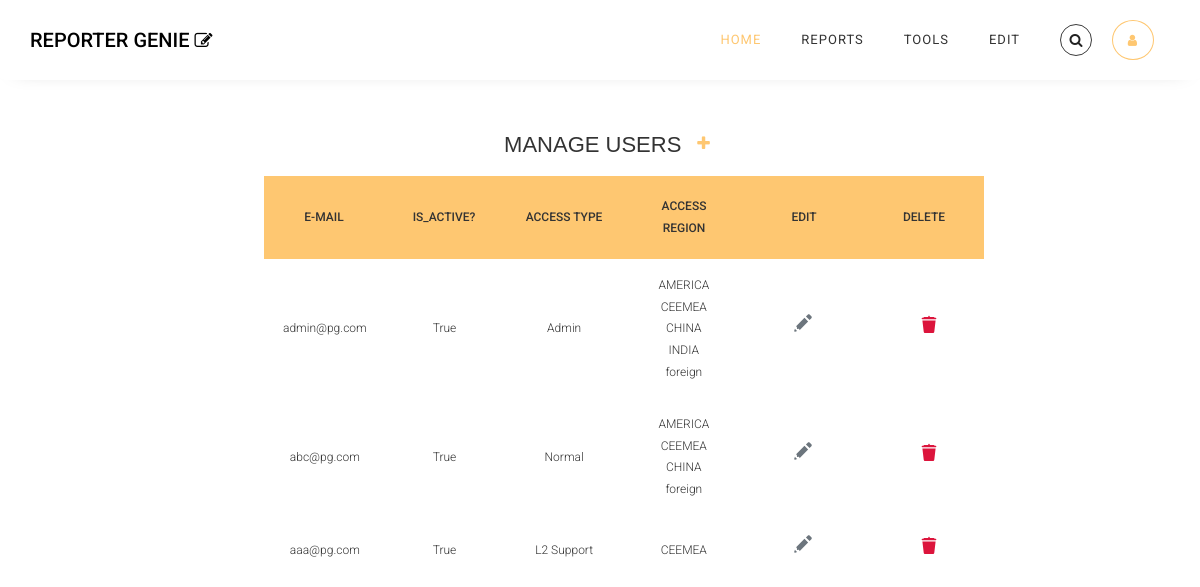
The app's page /manage_users/ (signed in) with its own data.
### query_app/models.py (models this page shows)
class CustomUser(AbstractBaseUser, PermissionsMixin):
    email = models.EmailField(_('email address'), unique=True, validators=[domain_validator])
    is_staff = models.BooleanField(default=False)
    is_active = models.BooleanField(default=False)
    date_joined = models.DateTimeField(default=timezone.now)
    is_email_verified = models.BooleanField(default=False)
    regions = models.ManyToManyField('Regions', blank=True, related_name="regions")
    USERNAME_FIELD = 'email'
    REQUIRED_FIELDS = []
    objects = CustomUserManager()
    def __str__(self):
        return self.email

class Regions(models.Model):
    class Meta:
        verbose_name_plural = 'Regions'
    Region = models.CharField(max_length=10, primary_key=True)
    DB_Host = models.CharField(max_length=100)
    DB_Service_Name = models.CharField(max_length=50)
    DB_Port = models.IntegerField()
    def __str__(self):
        return self.Region

### query_app/views.py (the view, shortened to what this page needs)
# urls.py: path('manage_users/', views.list_users, name = 'manage_users'),
@login_required(login_url='query_app:login-page')
def list_users(request, id =0):
    print("request get ", request.GET)
    users = CustomUser.objects.all()
    list_R = Reports.objects.all()
    is_edit = False
    if request.method == "GET":
        print("get id", id)
        if id==0:
            form=CustomUserCreationForm()
        else:
            is_edit = True
            print(" inside else of get is_edit", is_edit)
            u = CustomUser.objects.get(id=id)
            form = CustomUserChangeForm(instance=u)
            print(" yes get form", [form.fields, form.fields['email'], type(form.fields['email']) ,type(form)])
        if 'q' in request.GET:
            print('q value and region ', [request.GET['q']])
            q = request.GET['q']
            print('q after ', q)
            users = CustomUser.objects.filter(email__icontains = q)
            print('after report data for search ', len(list))
        else:
            users = CustomUser.objects.all()
            print("not searching")
        print(" in get is_edit", is_edit)
        context = {
        "form" : form,
        "list_R" : list_R,
        "list" : list,
        "users" : users,
        "is_edit" : is_edit,
        }
        return render(request, 'query_app/Manage_Users.html', context)

### query_app/templates/query_app/Manage_Users.html (shortened to what this page needs)
{% extends 'base_html.html' %}
{% load static %}
{% block search %}
<div class="search-container">
    <div class="search-wrapper">
        <div class="search-row">
            <div class="search-icon">
                <i class="fa fa-search"></i>
            </div>
        </div>
    </div>
</div>
{% endblock%}
{% block content %}
<div class="body-heading-section">
  <h1 class = 'heading'>
    Manage Users
  </h1>
  <div class="nav-item d-md-flex align-items-center">
    <a id="formButton" onclick="openForm(event)" href="javascript:void(0)" class=" nav-link d-flex align-items-center justify-content-center icon-cart nav-link " id="dropdown04" data-toggle="dropdown" aria-expanded="false">
      <i class="fa fa-plus"></i>
    </a>
  </div>
</div>
<section class="table-section">
<div class="tbl-header">
<table cellpadding="0" cellspacing="0" border="0">
<thead>
  <tr>
    <th>E-mail</th>
    <th>is_active?</th>
    <th>Access Type</th>
    <th>Access Region</th>
    <th>Edit</th>
    <th>Delete</th>
  </tr>
</thead>
</table>
</div>
<div class="tbl-content">
<table cellpadding="0" cellspacing="0" border="0">
<tbody>
  {% for user in users %}
  <tr>
    <td>
      <div id = "{{user.email}}-email" data = "{{user.email}}">
        {{ user.email }}
      </div>
    </td>
    <td>{{ user.is_active }} </td>
    <td>
        {% if  user.is_superuser  %}
        Admin
        {% elif user.is_staff %}
        L2 Support
        {% else %}
        Normal
        {%endif%}
    </td>
    <td>
      {% for user_regions in user.regions.all %}
      {{ user_regions }}<br>
      {% endfor %}
    </td>
    <td>
      <a href="{% url 'query_app:manage_users_update' user.id  %}" class="btn text-secondary px-0"  onclick="openForm_edit(event)" id = "edit_click">
      </a>
    </td>
    <td>
      <form action = "{% url 'query_app:delete_user' user.id %}" method="post">
        <button type="submit" class="btn" style="padding:0px; margin-left: 12px;">
        </button>
    </form>
    </td>
  </tr>
  {% empty %}
    <li class="list-group-item">
    <span class="font-italic" style="font-size:12.5px;"><i>No Users Added</i></span>
    </li>
  {% endfor %}
</tbody>
</table>
</div>
</section>
{% endblock %}

### static/css/search.css (style rules this page uses)
.search-wrapper { display: inline-block; }
.search-row { display: flex; border-radius: 100px; font-size: 14px; border: 1px solid #3b3b3b; }
.search-icon { display: flex; align-items: center; justify-content: center; width: 45px; height: 45px; margin: 7px; border-radius: 50%; background: #ffffff; }
.search-icon i { position: absolute; color: #222222; }

### static/Home.css (style rules this page uses)
.heading { margin-left: 30px; margin-top: 48px; font-size: 22px; }
.table-section { width: 80%; margin-left: 11%; }
h1 { font-size: 30px; color: #333; text-transform: uppercase; font-weight: 300; text-align: center; margin-bottom: 15px; }
table { width:100%; table-layout: fixed; }
.tbl-header { background-color: rgba(185, 40, 40, 0.3); }
.tbl-content { height:300px; overflow-x:auto; margin-top: 0px; border: 1px solid rgba(255,255,255,0.3); }
th { padding: 20px 15px; text-align: left; font-weight: 500; font-size: 12px; color: #333; text-transform: uppercase; }
td { padding: 15px; text-align: left; vertical-align:middle; font-weight: 300; font-size: 12px; color: #333; border-bottom: solid 1px rgba(255,255,255,0.1); }
body { background: -webkit-linear-gradient(left, #fff, #fff); background: linear-gradient(to right, #fff, #fff); font-family: 'Roboto', sans-serif; }
.search-container { display: grid; place-content: center; }
.search-wrapper { display: inline-block; }
.search-row { display: flex; border-radius: 100px; font-size: 14px; border: 1px solid #3b3b3b; margin-right: 20px; margin-left: 20px; }
.search-icon { display: flex; align-items: center; justify-content: center; width: 16px; height: 16px; margin: 7px; border-radius: 50%; background: #ffffff; }
.search-icon i { position: absolute; color: #222222; }

### static/manage_users.css (style rules this page uses)
.table-section { width: 60%; margin-left: 22%; }
table { width:100%; table-layout: fixed; }
.tbl-header { background-color: #fec771; }
.tbl-content { height:300px; overflow-x:auto; margin-top: 0px; border: 1px solid rgba(255,255,255,0.3); }
th { padding: 20px 15px; text-align: center; font-weight: 500; font-size: 12px; color: #333; text-transform: uppercase; }
td { padding: 15px; text-align: center; vertical-align:middle; font-weight: 300; font-size: 12px; color: #333; border-bottom: solid 1px rgba(255,255,255,0.1); }
.edit-icon { height: 22px; margin-top: -14px; fill: currentColor; }
#formButton { margin-top: 30px; }
.body-heading-section { display: flex; justify-content: center; }

### records on screen
CustomUser: email "admin@pg.com", is_active "True", is_superuser "Admin"
Regions: Region "AMERICA"
Regions: Region "CEEMEA"
Regions: Region "CHINA"
Regions: Region "INDIA"
Regions: Region "foreign"
CustomUser: email "abc@pg.com", is_active "True", is_superuser "Normal"
CustomUser: email "aaa@pg.com", is_active "True", is_superuser "L2 Support"
